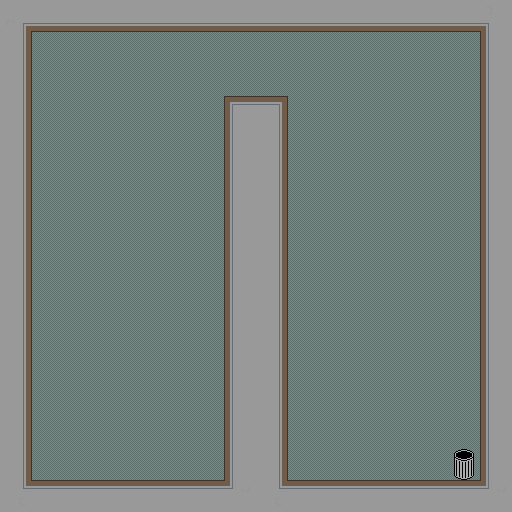

A 2D game scene composited from a Tiled map and its tileset images. What follows is a short description and the map's XML, with every tile layer's data as written:
An orthogonal 16x16 tile map with 32x32 px tiles, 2 tile layers (Tile Layer 2, Tile Layer 1), 2 tilesets and 9 objects.

<map version="1.2" tiledversion="1.2.0" orientation="orthogonal" renderorder="right-down" width="16" height="16" tilewidth="32" tileheight="32" infinite="0" nextlayerid="7" nextobjectid="12">
 <tileset firstgid="1" name="image" tilewidth="32" tileheight="32" tilecount="256" columns="16">
  <image source="image.png" width="512" height="512" />
 </tileset>
 <tileset firstgid="257" name="oltile" tilewidth="32" tileheight="32" tilecount="28" columns="28">
  <image source="oltile.png" width="896" height="32" />
 </tileset>
 <layer id="1" name="Tile Layer 2" width="16" height="16">
  <data encoding="csv">
273,273,273,273,273,273,273,273,273,273,273,273,273,273,273,273,
273,273,273,273,273,273,273,273,273,273,273,273,273,273,273,273,
273,273,273,273,273,273,273,273,273,273,273,273,273,273,273,273,
273,273,273,273,273,273,273,273,273,273,273,273,273,273,273,273,
273,273,273,273,273,273,273,273,273,273,273,273,273,273,273,273,
273,273,273,273,273,273,273,273,273,273,273,273,273,273,273,273,
273,273,273,273,273,273,273,273,273,273,273,273,273,273,273,273,
273,273,273,273,273,273,273,273,273,273,273,273,273,273,273,273,
273,273,273,273,273,273,273,273,273,273,273,273,273,273,273,273,
273,273,273,273,273,273,273,273,273,273,273,273,273,273,273,273,
273,273,273,273,273,273,273,273,273,273,273,273,273,273,273,273,
273,273,273,273,273,273,273,273,273,273,273,273,273,273,273,273,
273,273,273,273,273,273,273,273,273,273,273,273,273,273,273,273,
273,273,273,273,273,273,273,273,273,273,273,273,273,273,273,273,
273,273,273,273,273,273,273,273,273,273,273,273,273,273,273,273,
273,273,273,273,273,273,273,273,273,273,273,273,273,273,273,273
</data>
 </layer>
 <objectgroup id="2" name="Walls">
  <object id="1" x="0" y="0" width="32" height="509.333" />
  <object id="2" x="0" y="0" width="510.667" height="22" />
  <object id="3" x="235.333" y="97.333" width="50" height="413.333" />
  <object id="4" x="1.33333" y="480" width="508" height="30.6667" />
  <object id="5" x="490" y="0" width="20.6667" height="510.667" />
 </objectgroup>
 <objectgroup id="3" name="Start/End">
  <object id="7" x="448" y="448" width="32" height="30" />
 </objectgroup>
 <objectgroup id="5" name="Ghosts">
  <object id="8" x="450" y="204">
   <point />
  </object>
  <object id="10" x="50" y="202">
   <point />
  </object>
 </objectgroup>
 <objectgroup id="6" name="Hero">
  <object id="11" x="122" y="434">
   <point />
  </object>
 </objectgroup>
 <layer id="4" name="Tile Layer 1" width="16" height="16">
  <data encoding="csv">
270,274,274,274,274,274,274,274,274,274,274,274,274,274,274,269,
276,0,0,0,0,0,0,0,0,0,0,0,0,0,0,275,
276,0,0,0,0,0,0,0,0,0,0,0,0,0,0,275,
276,0,0,0,0,0,0,263,264,0,0,0,0,0,0,275,
276,0,0,0,0,0,0,275,276,0,0,0,0,0,0,275,
276,0,0,0,0,0,0,275,276,0,0,0,0,0,0,275,
276,0,0,0,0,0,0,275,276,0,0,0,0,0,0,275,
276,0,0,0,0,0,0,275,276,0,0,0,0,0,0,275,
276,0,0,0,0,0,0,275,276,0,0,0,0,0,0,275,
276,0,0,0,0,0,0,275,276,0,0,0,0,0,0,275,
276,0,0,0,0,0,0,275,276,0,0,0,0,0,0,275,
276,0,0,0,0,0,0,275,276,0,0,0,0,0,0,275,
276,0,0,0,0,0,0,275,276,0,0,0,0,0,0,275,
276,0,0,0,0,0,0,275,276,0,0,0,0,0,0,275,
276,0,0,0,0,0,0,275,276,0,0,0,0,0,278,275,
272,277,277,277,277,277,277,271,272,277,277,277,277,277,277,271
</data>
 </layer>
</map>
